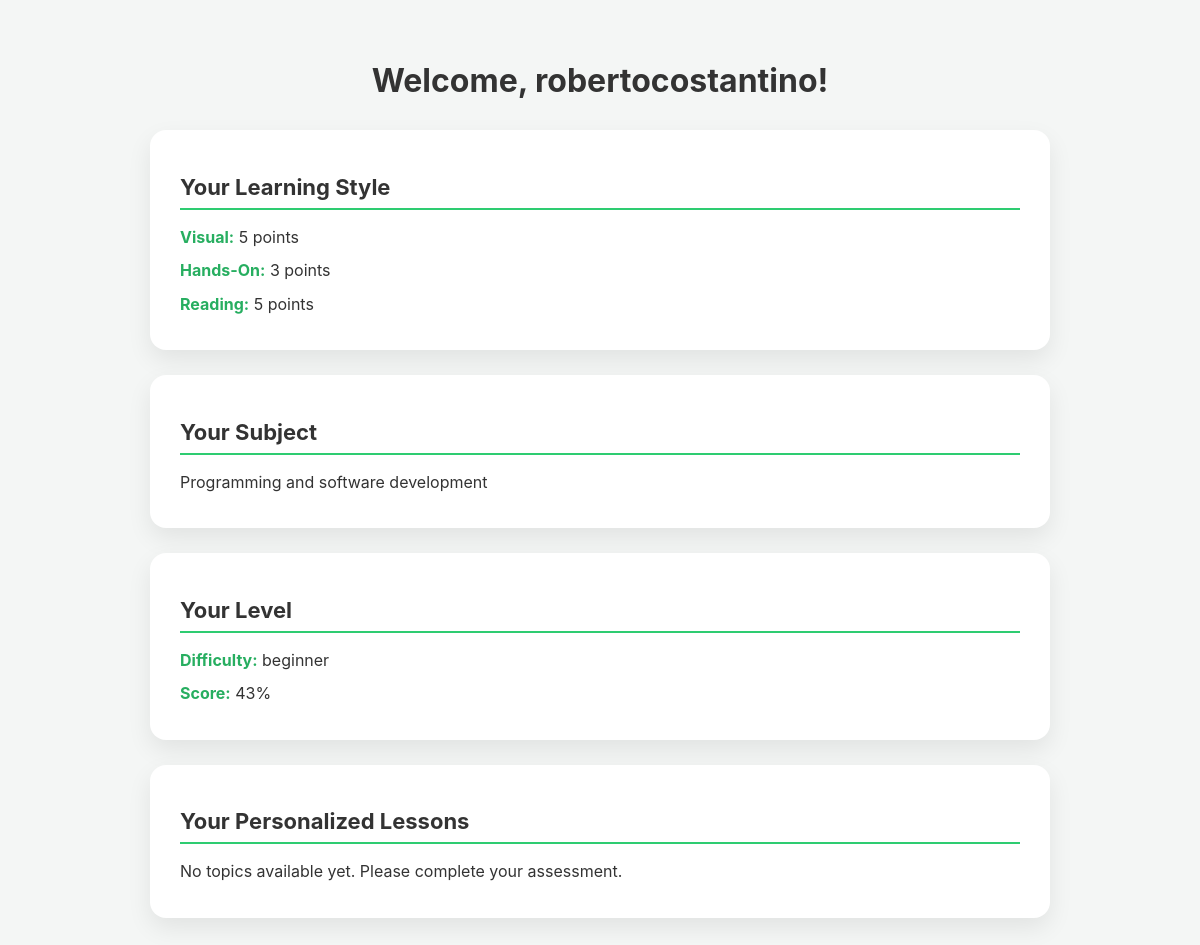
The page /profile/ (signed in) on the database as committed earlier.
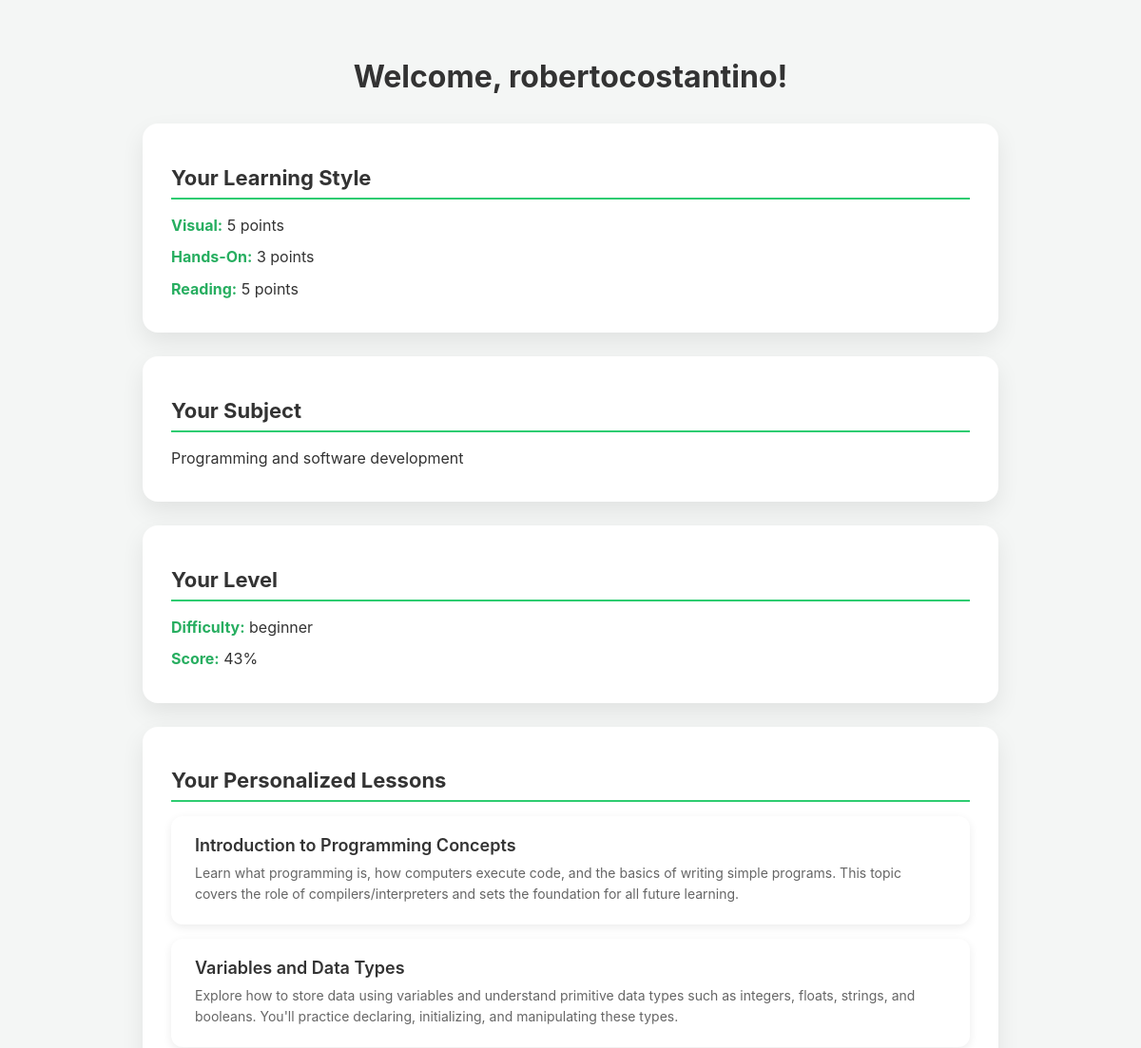
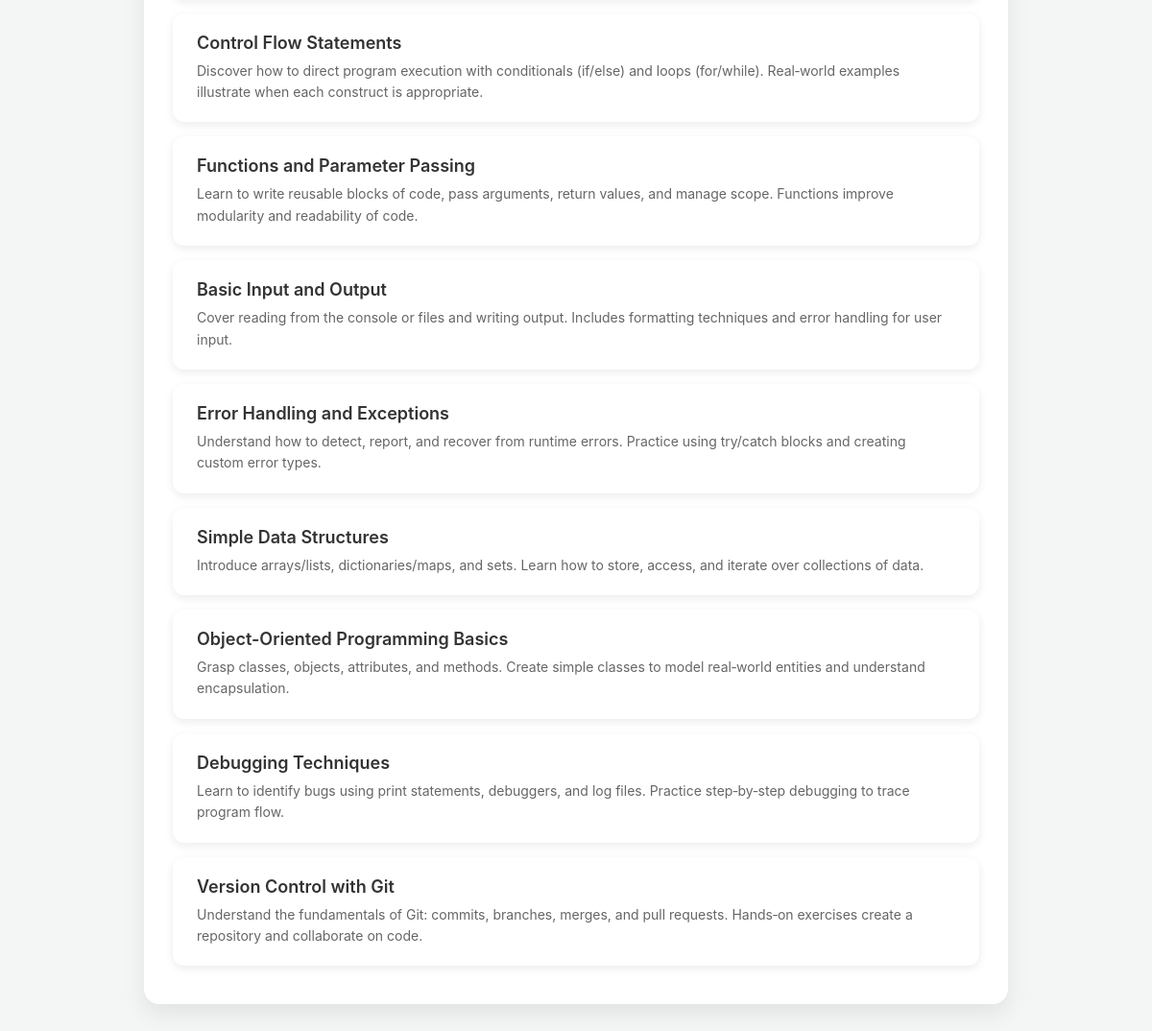
The same page on the database as committed later (2 pictures, top to bottom).
### lessons/models.py (models this page shows, shortened)
class Topic (models.Model):
    subject = models.CharField(max_length= 50, choices=SUBJECT_CHOICES)
    difficulty_level = models.CharField(max_length=50, choices=DIFFICULTY_CHOICES)
    topic_name = models.CharField(max_length=50)
    description = models.TextField()
    order = models.IntegerField(help_text='Order within the difficulty level')
    created_at = models.DateTimeField(auto_now_add=True)
    class Meta:
        ordering = ['difficulty_level', 'order']
        unique_together = ['subject', 'difficulty_level', 'order']

### users/views.py (the view)
# urls.py: path('profile/', views.profile_view, name='profile_page')
@login_required
def profile_view(request):
    profile = request.user.learningprofile
    chosen_subject = profile.chosen_subject
    difficulty_level = profile.difficulty_level
    topics = Topic.objects.filter(
        subject = chosen_subject,
        difficulty_level = difficulty_level
    ).order_by('order')
    context = {
        'profile' : profile,
        'username' : request.user.username,
        'topics': topics,
    }
    return render(request, 'profile.html', context)

### users/templates/profile.html (shortened to what this page needs)
<!DOCTYPE html>
<html lang="en">
  <head>
  </head>
  <body>
    <div class="container">
      <h1>Welcome, {{ username }}!</h1>
      <div class="profile-section">
        <h2>Your Learning Style</h2>
        <p>
          <strong>Visual:</strong> {{ profile.visual_learning_score }} points
        </p>
        <p>
          <strong>Hands-On:</strong> {{ profile.hands_on_learning_score }}
          points
        </p>
        <p>
          <strong>Reading:</strong> {{ profile.reading_learning_score }} points
        </p>
      </div>
      <div class="profile-section">
        <h2>Your Subject</h2>
        <p>{{ profile.get_chosen_subject_display }}</p>
      </div>
      <div class="profile-section">
        <h2>Your Level</h2>
        <p><strong>Difficulty:</strong> {{ profile.difficulty_level }}</p>
        <p><strong>Score:</strong> {{ profile.assessment_score }}%</p>
      </div>
      <div class="profile-section">
        <h2>Your Personalized Lessons</h2>
        {% if topics %} {% for topic in topics %}
        <a href="{% url 'topic_detail' topic.id %}">
          <div class="topic-card">
            <div class="topic-title">{{ topic.topic_name }}</div>
            <div class="topic-description">{{ topic.description }}</div>
          </div>
        </a>
        {% endfor %} {% else %}
        <p>No topics available yet. Please complete your assessment.</p>
        {% endif %}
      </div>
    </div>
  </body>
</html>

Rows that differ between the two databases and show on the page:
added Topic: topic_name "Introduction to Programming Concepts", description "Learn what programming is, how computers execute code, and the basics of writing simple programs. This topic covers the role of compilers/interpreters and sets the foundation for all future learning."
added Topic: topic_name "Variables and Data Types", description "Explore how to store data using variables and understand primitive data types such as integers, floats, strings, and booleans. You'll practice declaring, initializing, and manipulating these types."
added Topic: topic_name "Control Flow Statements", description "Discover how to direct program execution with conditionals (if/else) and loops (for/while). Real‑world examples illustrate when each construct is appropriate."
added Topic: topic_name "Functions and Parameter Passing", description "Learn to write reusable blocks of code, pass arguments, return values, and manage scope. Functions improve modularity and readability of code."
added Topic: topic_name "Basic Input and Output", description "Cover reading from the console or files and writing output. Includes formatting techniques and error handling for user input."
added Topic: topic_name "Error Handling and Exceptions", description "Understand how to detect, report, and recover from runtime errors. Practice using try/catch blocks and creating custom error types."
added Topic: topic_name "Simple Data Structures", description "Introduce arrays/lists, dictionaries/maps, and sets. Learn how to store, access, and iterate over collections of data."
added Topic: topic_name "Object-Oriented Programming Basics", description "Grasp classes, objects, attributes, and methods. Create simple classes to model real‑world entities and understand encapsulation."
added Topic: topic_name "Debugging Techniques", description "Learn to identify bugs using print statements, debuggers, and log files. Practice step‑by‑step debugging to trace program flow."
added Topic: topic_name "Version Control with Git", description "Understand the fundamentals of Git: commits, branches, merges, and pull requests. Hands‑on exercises create a repository and collaborate on code."
Other text that changed with them:
text no longer shown: "No topics available yet. Please complete your assessment."
